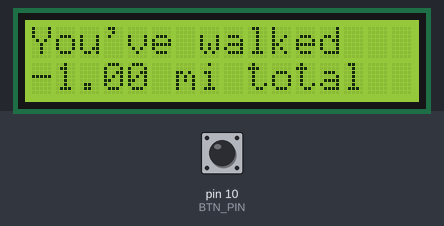
Simulated run of this sketch. Board: Arduino Uno, built with avr-gcc and run on an emulated ATmega328P. Parts: 16×2 character LCD. Inputs (shaded band) come from the test bench; at power-on: pin 10 (BTN_PIN) LOW. Random numbers use the default seed unless the sketch sets one; what the sketch prints to the serial monitor is not drawn.

Above: at 1.2 s.
1.3 s: pin 10 (BTN_PIN) pulled HIGH for 0.15 s
At 2.1 s:
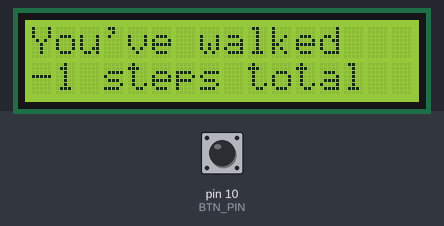
2.9 s: pin 10 (BTN_PIN) pulled HIGH for 1 s
At 5.1 s:
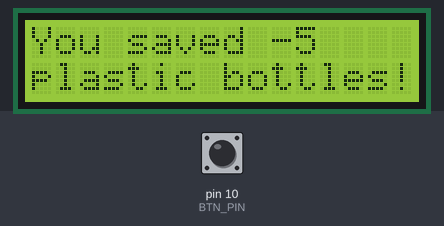
5.4 s: pin 10 (BTN_PIN) pulled HIGH for 3.2 s
At 9.1 s:
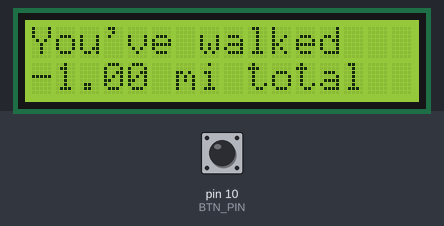
10.1 s: pin 10 (BTN_PIN) pulsed HIGH 5 times (0.12 s each, 0.3 s apart)
At 12.8 s:
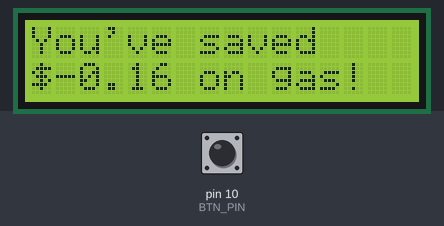
Timing chart, 0 to 14.3 s (numbered marks = the images above; inputs shaded):
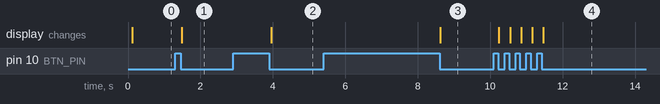

Measured:
- after the input at 1.3 s, the display: changes after 0.18 s (image 1)
- after the input at 2.9 s, the display: changes after 1.0 s (image 2)
- after the input at 5.4 s, the display: changes after 3.2 s (image 3)
- after the input at 10.1 s, the display: first changes after 0.14 s (image 4 shows a later state)

The sketch:

final.ino
```cpp
#include <LiquidCrystal.h>

#include "I2Cdev.h"
#include "MPU6050.h"
#if I2CDEV_IMPLEMENTATION == I2CDEV_ARDUINO_WIRE
#include "Wire.h"
#endif
#include <EEPROM.h>

LiquidCrystal lcd(12, 11, 5, 4, 3, 2);
MPU6050 accelgyro;

const int LCD_POWER_PIN = 6, ACC_POWER_PIN = 7, BTN_PIN = 10;
const int NUM_SAMPLES = 20, IDLE_TIMEOUT = 10000, BTN_HOLD = 5000;
const int NUM_SLIDES = 3, NUM_FACTS = 3;
const float STRIDE_LENGTH = 2.5; //feet; walking
const float SAFE_VOLTAGE = 4.8; //determined experimentally, as the getBandgap() function does not just output the combined voltages of the batteries
float STEP_CUTOFF = 11;
bool lcd_power_state = 1, acc_power_state = 0, flag = 0, button_pressed = 0, walking = 0;
int16_t ax, ay, az, gx, gy, gz;
long step_count = 0, step_count_total = 0;
float miles_total = 0, miles = 0;
long button_last_pressed = 0, button_first_pressed = 0;
long slide_last_changed;
int slide = 0, last_slide = -1;

void toggleLCDPower() {
  digitalWrite(LCD_POWER_PIN, lcd_power_state ? LOW : HIGH);
  lcd_power_state = !lcd_power_state;
  last_slide = -1;
  // lcd.clear();
  if(!walking) {

  }
}
void toggleACCPower() {
  digitalWrite(ACC_POWER_PIN, acc_power_state ? LOW : HIGH);
  acc_power_state = !acc_power_state;
}

void startWalk() {
  initialize();
  step_count = 0;
  miles_total = 0;
  walking = 1;
}

long EEPROMReadlong(long address) {
  long four = EEPROM.read(address);
  long three = EEPROM.read(address + 1);
  long two = EEPROM.read(address + 2);
  long one = EEPROM.read(address + 3);

  return ((four << 0) & 0xFF) + ((three << 8) & 0xFFFF) + ((two << 16) & 0xFFFFFF) + ((one << 24) & 0xFFFFFFFF);
}

void EEPROMWritelong(int address, long value) {
  byte four = (value & 0xFF);
  byte three = ((value >> 8) & 0xFF);
  byte two = ((value >> 16) & 0xFF);
  byte one = ((value >> 24) & 0xFF);

  EEPROM.write(address, four);
  EEPROM.write(address + 1, three);
  EEPROM.write(address + 2, two);
  EEPROM.write(address + 3, one);
}

void endWalk() {
  walking = 0;
  step_count_total += step_count;
  miles = ((int) ((step_count * STRIDE_LENGTH / 5280) * 10))/10.0;
  miles_total += miles;
  EEPROMWritelong(0, step_count_total);
  EEPROMWritelong(4, miles_total);
  lcd.clear();
  lcd.print("You walked ");
  lcd.print(step_count);
  lcd.setCursor(0, 1);
  lcd.print("steps and ");
  lcd.print(miles);
  lcd.print("mi!");
  step_count = miles = 0;
  delay(3000);
}

void initialize() {
  lcd.clear();
  lcd.print("Initializing....");
  lcd.setCursor(0, 1);
  lcd.print("Hold still!");
  unsigned long start = millis();
  #if I2CDEV_IMPLEMENTATION == I2CDEV_ARDUINO_WIRE
    Wire.begin();
  #elif I2CDEV_IMPLEMENTATION == I2CDEV_BUILTIN_FASTWIRE
    Fastwire::setup(400, true);
  #endif

  accelgyro.initialize();
  Serial.println(accelgyro.testConnection() ? "MPU6050 connection successful" : "MPU6050 connection failed");
  accelgyro.CalibrateAccel(6);
  accelgyro.CalibrateGyro(6);
  lcd.clear();
  lcd.print("Started!");
}  // Initialize

void setup() {
  Serial.begin(9600);
  //read from EEPROM
  // step_count_total = EEPROM.get(0);
  // miles_total = EEPROM.get(6);
  // EEPROM.get(0, step_count_total);
  // EEPROM.get(6, miles_total);
  step_count_total = EEPROMReadlong(0);
  miles_total = EEPROMReadlong(4);

  Serial.println("step count total: ");
  Serial.println(step_count_total);

  Serial.println("mile total: ");
  Serial.println(miles_total);

  pinMode(LCD_POWER_PIN, OUTPUT);
  pinMode(ACC_POWER_PIN, OUTPUT);
  pinMode(BTN_PIN, INPUT);
  digitalWrite(LCD_POWER_PIN, HIGH);

  // lcd.createChar(0, bottle);
  lcd.begin(16, 2);
  lcd.print("Started!");
}

void loop() {
  if(getBandgap() < SAFE_VOLTAGE) {
    if(lcd_power_state) toggleLCDPower();
    if(acc_power_state) toggleACCPower();
    return;
  }

  long time = millis();
  if(digitalRead(BTN_PIN) == HIGH) {
    if(!button_pressed) button_first_pressed = time;
    button_last_pressed = time;
    button_pressed = 1;
    if(!lcd_power_state) toggleLCDPower();

    if(time - button_first_pressed >= BTN_HOLD) {
      if(walking) endWalk();
      else startWalk();
    }
  }
  else {
    if(button_pressed) { //add to slide count if it was just let go
      slide++;
      slide %= NUM_SLIDES;
    }
    button_pressed = 0;
  }


  if(lcd_power_state && time - button_last_pressed >= IDLE_TIMEOUT) {
    toggleLCDPower();
    slide = 0;
    slide_last_changed = -500;
  }
  if(walking) {
    float sumaccel = 0;
    for(int i = 0;i < NUM_SAMPLES;i++) {
      accelgyro.getMotion6(&ax, &ay, &az, &gx, &gy, &gz);
      sumaccel += sqrt(pow(ax, 2) + pow(ay, 2) + pow(az, 2)) / 16384 * 9.81;
      delay(5);
    }
    sumaccel /= NUM_SAMPLES;

    if(sumaccel >= STEP_CUTOFF) {
      step_count += flag == 0;
      flag = 1;
      Serial.println("printing");
      lcd.clear();
      lcd.print("Steps: ");
      lcd.print(step_count);
    }
    else flag = 0;
    // Serial.println(sumaccel);
  }
  else {
    // if(time - slide_last_changed < 500) return;
    if(last_slide == slide) return;
    lcd.clear();
    if(slide == 0){
      lcd.print("You've walked ");
      lcd.setCursor(0, 1);
      lcd.print(miles_total);
      lcd.print(" mi total");
    }
    else if(slide == 1) {
      lcd.print("You've walked ");
      lcd.setCursor(0, 1);
      lcd.print(step_count_total);
      lcd.print(" steps total");
    }
    else if(slide == 2) {
      int rand = (int) random(NUM_FACTS);
      if(rand == 0) {
        int animals = round(miles_total * 0.0225); //taken from doc for animals saved per mile
        if(animals  >= 1) {
          lcd.print("You've saved ");
          lcd.print(animals);
          lcd.setCursor(0, 1);
          lcd.print("sea animal(s)!");
        }
        else rand++;
      }
      if(rand == 1) {
        int bottles = round(miles_total) * 5;
        lcd.print("You saved ");
        lcd.print(bottles);
        lcd.setCursor(0, 1);
        lcd.print("plastic bottles!");
      }
      if(rand == 2) {
        float money = ((int) ((miles_total * 1/6) * 100)) / 100.0;
        lcd.print("You've saved");
        lcd.setCursor(0, 1);
        lcd.print("$");
        lcd.print(money);
        lcd.print(" on gas!");
      }
    }
    last_slide = slide;
    slide_last_changed = time;
  }
}

int getBandgap(void) { //Source: https://forum.arduino.cc/t/stop-arduino-when-battery-voltage-is-low/640377

  #if defined(__AVR_ATmega1280__) || defined(__AVR_ATmega2560__)
    // For mega boards
    const long InternalReferenceVoltage = 1115L;  // Adjust this value to your boards specific internal BG voltage x1000
                                                  // REFS1 REFS0          --> 0 1, AVcc internal ref. -Selects AVcc reference
                                                  // MUX4 MUX3 MUX2 MUX1 MUX0  --> 11110 1.1V (VBG)         -Selects channel 30, bandgap voltage, to measure
    ADMUX = (0 << REFS1) | (1 << REFS0) | (0 << ADLAR) | (0 << MUX5) | (1 << MUX4) | (1 << MUX3) | (1 << MUX2) | (1 << MUX1) | (0 << MUX0);

  #else
    // For 168/328 boards
    const long InternalReferenceVoltage = 1056L;  // Adjust this value to your boards specific internal BG voltage x1000
                                                  // REFS1 REFS0          --> 0 1, AVcc internal ref. -Selects AVcc external reference
                                                  // MUX3 MUX2 MUX1 MUX0  --> 1110 1.1V (VBG)         -Selects channel 14, bandgap voltage, to measure
    ADMUX = (0 << REFS1) | (1 << REFS0) | (0 << ADLAR) | (1 << MUX3) | (1 << MUX2) | (1 << MUX1) | (0 << MUX0);

  #endif
    delay(50);  // Let mux settle a little to get a more stable A/D conversion
                // Start a conversion
    ADCSRA |= _BV(ADSC);
    // Wait for it to complete
    while (((ADCSRA & (1 << ADSC)) != 0))
      ;
    // Scale the value
    int results = (((InternalReferenceVoltage * 1024L) / ADC) + 5L) / 10L;  // calculates for straight line value
    return results;
}
```
